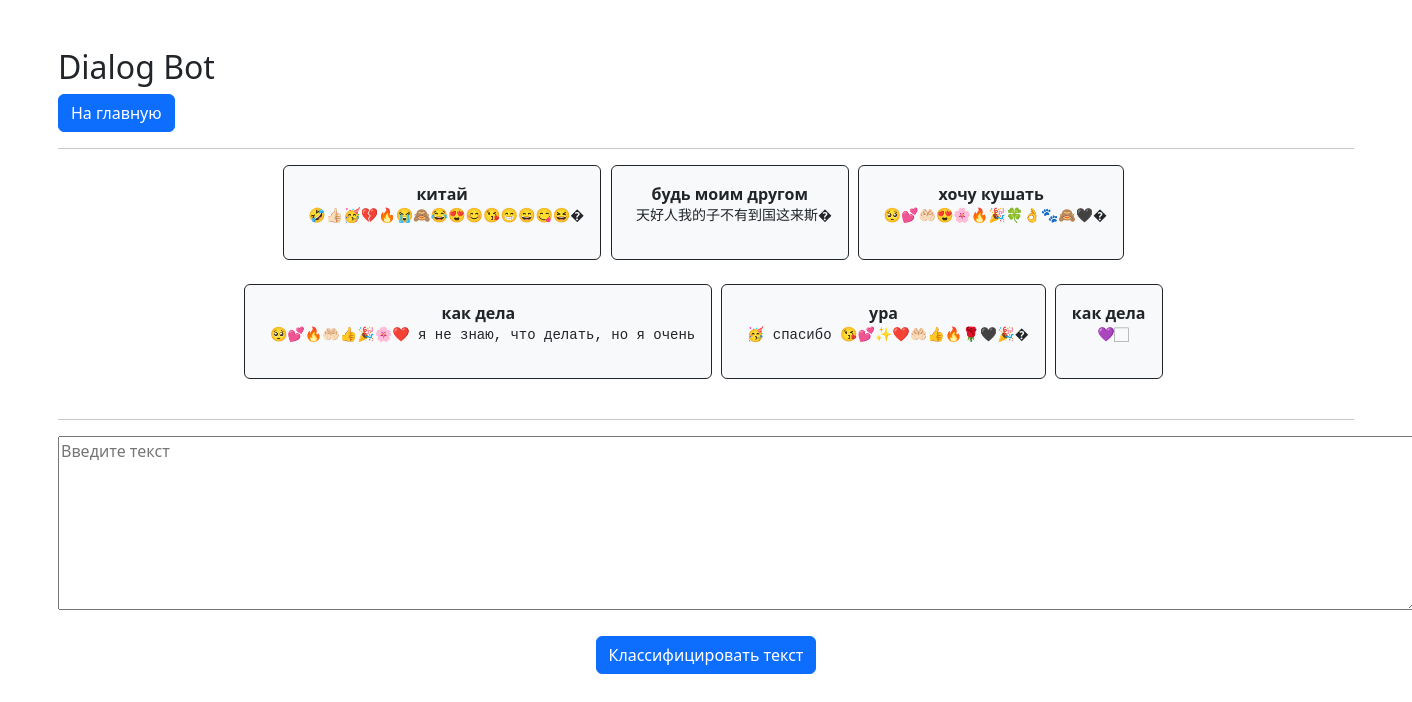
/bert_classifier/4/, run on the app's committed database.
### bert_classifier/models.py (models this page shows, shortened)
class Task(models.Model):
    task_name = models.CharField(max_length=50)

class InteractionML(models.Model):
    task = models.ForeignKey(Task, on_delete=models.CASCADE)
    input_data = models.CharField(max_length=200)
    output_data = models.CharField(max_length=200)

### bert_classifier/views.py (the view)
# urls.py: path('<int:task_id>/', views.detail, name='detail'),
def detail(request, task_id):
    task = get_object_or_404(Task, pk=task_id)
    latest_predictions = task.interactionml_set.order_by('-id')[:6][::-1]
    context = {
        'task': task,
        'latest_predictions': latest_predictions
    }
    return render(request, 'bert_classifier/detail.html', context)

### bert_classifier/templates/bert_classifier/detail.html (shortened to what this page needs)
{% extends 'base.html' %}
{% block content %}
<div class="container mt-5">
    <h2>{{ task.task_name }}</h2>
    <form action="{% url 'bert_classifier:index' %}" method="POST">
        <button type="submit" class="btn btn-primary">На главную</button>
    </form>
    <hr>
    <div class="text-center">
        {% if latest_predictions %}
            {% for p in latest_predictions %}
                <div class="border rounded p-3 mb-4 d-inline-block border-dark" style="background-color: #f8f9fa; margin-right:5px;">
                    <strong>{{ p.input_data }}</strong>
                    <pre>{{ p.output_data }}</pre>
                </div>
            {% endfor %}
        {% else %}
            <p>Нет предыдущих результатов.</p>
        {% endif %}
    </div>
    <hr>
    <form action="{% url 'bert_classifier:predict' task.id %}" method="POST" class="text-center">
        <textarea name="text" required="" placeholder="Введите текст" cols="145" rows="7"></textarea><br>
         <button type="submit" class="btn btn-primary" style="margin-top: 20px;">Классифицировать текст</button>
    </form>
</div>
{% endblock %}

### data on the page
Task: task_name "Dialog Bot"
InteractionML: input_data "китай", output_data "🤣👍🏻🥳💔🔥😭🙈😂😍😊😘😁😄😋😆�"
InteractionML: input_data "будь моим другом", output_data "天好人我的子不有到国这来斯�"
InteractionML: input_data "хочу кушать", output_data "🥺💕🤲🏻😍🌸🔥🎉🍀👌🐾🙈🖤�"
InteractionML: input_data "как дела", output_data "🥺💕🔥🤲🏻👍🎉🌸❤️ я не знаю, что делать, но я очень"
InteractionML: input_data "ура", output_data "🥳 спасибо 😘💕✨❤️🤲🏻👍🔥🌹🖤🎉�"
InteractionML: input_data "как дела", output_data "💜🏻"
